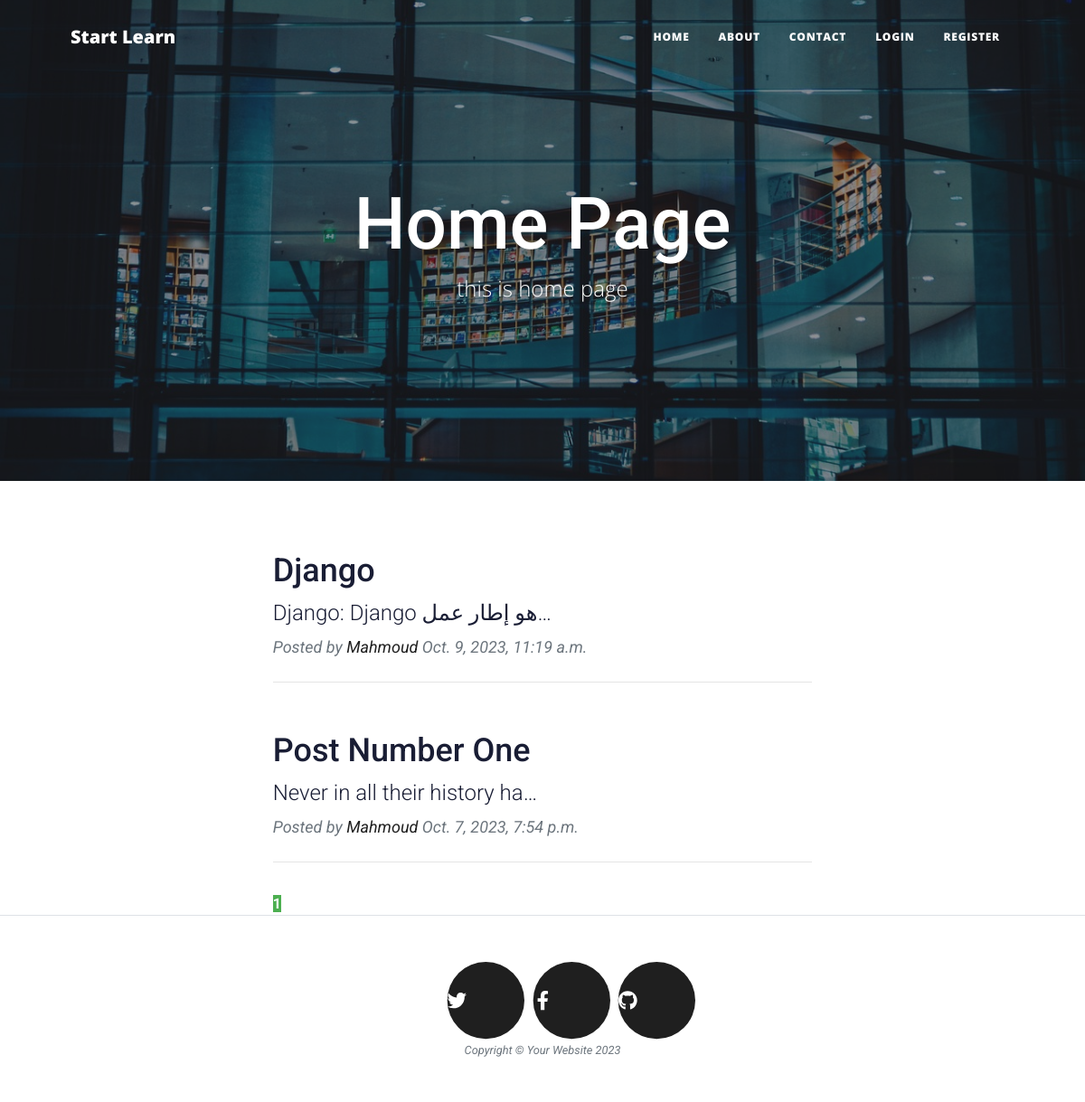
The page / on the database its author committed.
### blog/models.py (models this page shows, shortened)
class PageBase(models.Model):
    title = models.CharField( max_length=150)
    sub_title = models.CharField( max_length=250)
    bg_image = models.ImageField( upload_to='images/%Y%m%d', validators=[validate_image_dimensions])
    created_at = models.DateTimeField(auto_now_add=True)
    updated_at = models.DateTimeField( auto_now=True)
    class Meta:
        abstract = True

class HomePage(PageBase):
    pass

class Post(models.Model):
    class Status(models.TextChoices):
        DRAFT =('DF','DRAFT')
        PUBLISHED = ('PUB','PUBLISHED')
    title = models.CharField( max_length=250)
    slug = models.SlugField(max_length=250)
    author = models.ForeignKey(User, related_name=("author"), on_delete=models.CASCADE)
    body = models.TextField()
    bg_image = models.ImageField( upload_to='images/%Y%m%d/background_images',null=True,blank=True)
    post_image = models.ImageField(upload_to='images/%Y%m%d/post_images')
    created_at = models.DateTimeField( auto_now_add=True)
    updated_at = models.DateTimeField( auto_now=True)
    publish = models.DateTimeField(default=timezone.now)
    status = models.CharField( max_length=10, choices=Status.choices, default=Status.DRAFT)
    class Meta:
        ordering = ['-publish']
        indexes = [
            models.Index(fields=['-publish'])
            ]
    def get_absolute_url(self):
        return reverse('blog:post_detail', args=[
            self.publish.year,
            self.publish.month,
            self.publish.day,
            self.slug
        ])

### blog/views.py (the view)
# urls.py: path('',views.home, name='blog_home'),
def home(request):
    page = HomePage.objects.all()[0]
    posts = Post.objects.filter(status='PUB')
    paginator = Paginator(posts, per_page=5)  # عرض 10 عناصر في كل صفحة
    page_number = request.GET.get('page')  # احصل على رقم الصفحة من الطلب
    page_obj = paginator.get_page(page_number)
    context ={'page':page,'page_obj': page_obj}
    return render(request, 'blog/home.html', context)

### blog/templates/blog/home.html (shortened to what this page needs)
{% extends "base.html" %}
{% block content %}
    {% for post in page_obj %}
    <div class="container px-4 px-lg-5">
        <div class="row gx-4 gx-lg-5 justify-content-center">
            <div class="col-md-10 col-lg-8 col-xl-7">
                <div class="post-preview">
                    <a href="{{post.get_absolute_url}}">
                        <h2 class="post-title">{{post.title}}</h2>
                        <h3 class="post-subtitle">{{post.body|truncatechars:30}}</h3>
                    </a>
                    <p class="post-meta">
                        Posted by
                        <a href="#!">{{post.author.first_name|capfirst|default:post.author.username}}</a>
                        {{post.publish}}
                    </p>
                </div>
                <hr class="my-4" />
            </div>
        </div>
    </div>
    {% endfor %}
    <div class="container px-4 px-lg-5">
        <div class="row gx-4 gx-lg-5 justify-content-center">
            <div class="col-md-10 col-lg-8 col-xl-7">
                <div class="pagination justify-content-center text-center m-aut">
                    <span class="step-links  ">
                        <span class="current-page">{{ page_obj.number }}</span>
                    </span>
                </div>
        </div>
    </div>
</div>
{% endblock content %}

### templates/includes/header.html
{% load static %}
{% if page.bg_image %}
    <header style="background-image:url('{{page.bg_image.url}}')" class="masthead" >
{% else %}
    <header style="background-image:url('{% static 'assets/img/home-bg.jpg' %}" class="masthead" >
{% endif %}
        <div class="container position-relative px-4 px-lg-5">
            <div class="row gx-4 gx-lg-5 justify-content-center">
                <div class="col-md-10 col-lg-8 col-xl-7">
                    <div class="site-heading">
                        <h1 class="text-white">{{page.title|default:"Clean Blog"}}</h1>
                        <span class="subheading ">{{page.sub_title|default:"A Blog Theme by Start Bootstrap"}}</span>
                    </div>
                </div>
            </div>
        </div>
    </header>

### rows shown on the page
HomePage: bg_image (picture), title "Home Page", sub_title "this is home page"
Post: title "Django", body "Django: Django هو إطار عمل…", author.first_name "Mahmoud", publish "Oct. 9, 2023, 11:19 a.m."
Post: title "Post Number One", body "Never in all their history ha…", author.first_name "Mahmoud", publish "Oct. 7, 2023, 7:54 p.m."

### other values the page prints
{{ page_obj.number }} "1"
